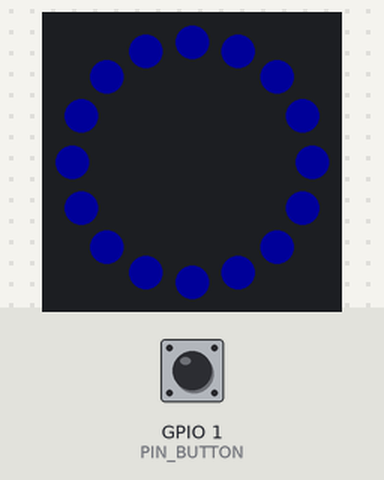
Bench run of a sketch on a simulated ESP32-C3. On the bench: 16 RGB LEDs in a ring, first at the top, clockwise. Inputs (shaded band) come from the test bench; at power-on: GPIO 1 (PIN_BUTTON) HIGH. Dim RGB values are drawn brighter than linear; WiFi joins after 1.5 s; servers stay silent unless stated; I2S audio is not simulated (input reads silence); uploads are accepted with an empty reply; what the sketch prints to the serial monitor is not drawn.

Above: at 2.7 s.
2.8 s: GPIO 1 (PIN_BUTTON) pulled LOW for 0.15 s
At 4.1 s:
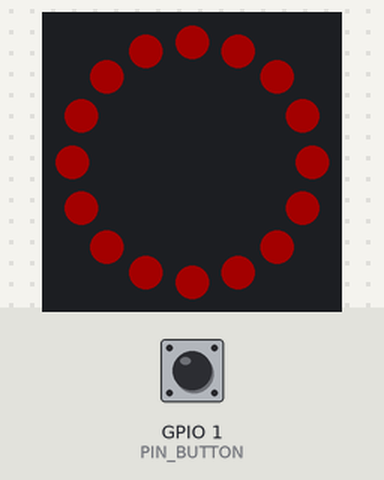
At 6.93 s:
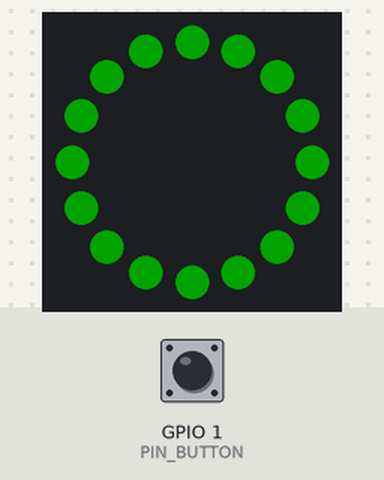
Timing chart, 0 to 8.4 s (numbered marks = the images above; inputs shaded):
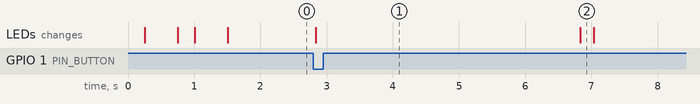

Measured:
- after the input at 2.8 s, the LEDs: change at once (image 1)

The sketch:

moss_firmware.ino
```cpp
/*
 * MOSS 语音助手 —— ESP32-C3 固件
 *
 * 功能：
 *   - Wi-Fi 连接
 *   - 轻触开关（GPIO1）触发 4 秒录音
 *   - I2S 麦克风 INMP441 采集 16kHz 单声道 PCM
 *   - HTTP POST 上传到上位机 /api/command
 *   - 接收 JSON（reply + tts_url）
 *   - 从 tts_url 下载 WAV 并通过 MAX98357A 播放
 *   - WS2812 灯环（GPIO10）显示状态
 *
 * 依赖库（Arduino IDE 库管理器安装）：
 *   - ArduinoJson
 *   - Adafruit NeoPixel
 *
 * 接线与 GPIO 映射（详见 docs/接线方案与端口定义.md）：
 *   I2S BCLK   -> GPIO4   （麦克风 SCK 与功放 BCLK 共用）
 *   I2S LRCLK  -> GPIO5   （麦克风 WS  与功放 LRC  共用）
 *   麦克风数据  -> GPIO6   （INMP441 SD   → ESP32，输入）
 *   功放数据   -> GPIO7   （ESP32 → MAX98357A DIN，输出）
 *   录音按钮   -> GPIO1   （内部上拉，按下为 LOW）
 *   WS2812 DIN -> GPIO10  （灯环数据）
 *
 * 注意：ESP32-C3 只有一个 I2S0，因此录音(RX)与播放(TX)复用同一端口，
 *       在 installI2SRx() / installI2STx() 之间切换模式。
 *       所有 GPIO 请以实际开发板丝印为准修改。
 */

#include <WiFi.h>
#include <HTTPClient.h>
#include <ArduinoJson.h>
#include <Adafruit_NeoPixel.h>
#include "driver/i2s.h"

// ---------------- 用户配置 ----------------
const char* WIFI_SSID = "你的WiFi名称";
const char* WIFI_PASS = "你的WiFi密码";

// 改成电脑在局域网中的固定 IP
const char* SERVER_URL = "http://192.168.1.100:8765";

// ---------------- GPIO 定义 ----------------
#define PIN_BCLK       4
#define PIN_LRCLK      5
#define PIN_MIC_DIN    6   // INMP441 SD -> ESP32
#define PIN_SPK_DOUT   7   // ESP32 -> MAX98357A DIN
#define PIN_BUTTON     1   // 轻触开关，内部上拉
#define PIN_LED_RING   10  // WS2812 DIN

// ---------------- I2S / 采样参数 ----------------
#define I2S_PORT         I2S_NUM_0
#define SAMPLE_RATE      16000
#define RECORD_SECONDS   4
#define SAMPLE_COUNT     (SAMPLE_RATE * RECORD_SECONDS)

// ---------------- WS2812 灯环 ----------------
#define LED_COUNT        16
Adafruit_NeoPixel ring(LED_COUNT, PIN_LED_RING, NEO_GRB + NEO_KHZ800);

// 状态颜色（R,G,B）
const uint32_t COLOR_IDLE      = ring.Color(0, 0, 80);    // 蓝：待机
const uint32_t COLOR_RECORDING = ring.Color(120, 0, 0);   // 红：录音中
const uint32_t COLOR_THINKING  = ring.Color(0, 120, 0);   // 绿：处理/联网中
const uint32_t COLOR_PLAYING  = ring.Color(80, 0, 120);   // 紫：播放中
const uint32_t COLOR_ERROR    = ring.Color(120, 60, 0);   // 橙：错误

static int16_t pcmBuffer[SAMPLE_COUNT];

// ---------------- 灯环状态显示 ----------------
void setRingColor(uint32_t color) {
  ring.fill(color, 0, LED_COUNT);
  ring.show();
}

void ringBlink(uint32_t color, int times, int delayMs = 150) {
  for (int i = 0; i < times; i++) {
    setRingColor(color);
    delay(delayMs);
    setRingColor(ring.Color(0, 0, 0));
    delay(delayMs);
  }
}

// ---------------- I2S 配置（公用参数） ----------------
void installI2SRx() {
  i2s_driver_uninstall(I2S_PORT);

  i2s_config_t config = {};
  config.mode = (i2s_mode_t)(I2S_MODE_MASTER | I2S_MODE_RX);
  config.sample_rate = SAMPLE_RATE;
  config.bits_per_sample = I2S_BITS_PER_SAMPLE_32BIT;
  config.channel_format = I2S_CHANNEL_FMT_ONLY_LEFT;   // INMP441 L/R 接地 = 左声道
  config.communication_format = I2S_COMM_FORMAT_I2S;
  config.intr_alloc_flags = ESP_INTR_FLAG_LEVEL1;
  config.dma_buf_count = 8;
  config.dma_buf_len = 256;
  config.use_apll = false;
  config.tx_desc_auto_clear = false;
  config.fixed_mclk = 0;

  i2s_pin_config_t pins = {};
  pins.bck_io_num = PIN_BCLK;
  pins.ws_io_num = PIN_LRCLK;
  pins.data_out_num = I2S_PIN_NO_CHANGE;   // 录音模式不用输出
  pins.data_in_num = PIN_MIC_DIN;

  i2s_driver_install(I2S_PORT, &config, 0, nullptr);
  i2s_set_pin(I2S_PORT, &pins);
  i2s_zero_dma_buffer(I2S_PORT);
}

void installI2STx() {
  i2s_driver_uninstall(I2S_PORT);

  i2s_config_t config = {};
  config.mode = (i2s_mode_t)(I2S_MODE_MASTER | I2S_MODE_TX);
  config.sample_rate = SAMPLE_RATE;
  config.bits_per_sample = I2S_BITS_PER_SAMPLE_16BIT;
  config.channel_format = I2S_CHANNEL_FMT_RIGHT_LEFT;
  config.communication_format = I2S_COMM_FORMAT_I2S;
  config.intr_alloc_flags = ESP_INTR_FLAG_LEVEL1;
  config.dma_buf_count = 8;
  config.dma_buf_len = 256;
  config.use_apll = false;
  config.tx_desc_auto_clear = true;
  config.fixed_mclk = 0;

  i2s_pin_config_t pins = {};
  pins.bck_io_num = PIN_BCLK;
  pins.ws_io_num = PIN_LRCLK;
  pins.data_out_num = PIN_SPK_DOUT;
  pins.data_in_num = I2S_PIN_NO_CHANGE;

  i2s_driver_install(I2S_PORT, &config, 0, nullptr);
  i2s_set_pin(I2S_PORT, &pins);
  i2s_zero_dma_buffer(I2S_PORT);
}

// ---------------- Wi-Fi ----------------
bool connectWiFi() {
  WiFi.mode(WIFI_STA);
  WiFi.begin(WIFI_SSID, WIFI_PASS);

  unsigned long start = millis();
  while (WiFi.status() != WL_CONNECTED && millis() - start < 15000) {
    ringBlink(COLOR_THINKING, 1, 250);
    delay(250);
  }

  if (WiFi.status() == WL_CONNECTED) {
    setRingColor(COLOR_IDLE);
  } else {
    ringBlink(COLOR_ERROR, 5, 200);
  }
  return WiFi.status() == WL_CONNECTED;
}

// ---------------- 录音 ----------------
void recordPcm() {
  installI2SRx();
  setRingColor(COLOR_RECORDING);

  int32_t raw[256];
  size_t bytesRead = 0;
  int index = 0;

  while (index < SAMPLE_COUNT) {
    i2s_read(I2S_PORT, raw, sizeof(raw), &bytesRead, portMAX_DELAY);

    int count = bytesRead / sizeof(int32_t);
    for (int i = 0; i < count && index < SAMPLE_COUNT; i++) {
      // INMP441 常见输出为左对齐 24 位，32 位槽内取样应右移 16 转 16 位；
      // 若右移 14 会相对满量程放大 4 倍(12dB)，正常语音会被硬裁剪到 ±32767 失真。
      int32_t sample = raw[i] >> 16;
      if (sample > 32767) sample = 32767;
      if (sample < -32768) sample = -32768;
      pcmBuffer[index++] = (int16_t)sample;
    }
  }
  installI2STx(); // 释放 RX，切回可用状态
}

// ---------------- 播放 WAV ----------------
// 解析 RIFF/WAVE 头，跳过到 data chunk 的 PCM 数据起点。
// 成功返回 true（流已定位到 data 数据段）。避免固定 44 字节跳过导致错位/静音（FW-4）。
bool skipToDataChunk(WiFiClient* stream) {
  uint8_t hdr[12];
  if (stream->readBytes(hdr, sizeof(hdr)) != sizeof(hdr)) return false;
  if (memcmp(hdr, "RIFF", 4) != 0 || memcmp(hdr + 8, "WAVE", 4) != 0) return false;

  while (true) {
    uint8_t ch[8];
    if (stream->readBytes(ch, sizeof(ch)) != sizeof(ch)) return false;
    uint32_t size = (uint32_t)ch[4] | ((uint32_t)ch[5] << 8) |
                    ((uint32_t)ch[6] << 16) | ((uint32_t)ch[7] << 24);
    if (memcmp(ch, "data", 4) == 0) {
      return true;  // 已定位到 data chunk，剩余字节即 PCM 数据
    }
    // 跳过当前 chunk 的数据（对齐到偶数字节）
    uint32_t skip = size + (size & 1);
    uint8_t dummy[512];
    while (skip > 0) {
      int n = stream->readBytes(dummy, min((uint32_t)sizeof(dummy), skip));
      if (n <= 0) return false;
      skip -= (uint32_t)n;
    }
  }
}

void playWavFromUrl(const String& url) {
  HTTPClient http;
  http.setConnectTimeout(10000);
  http.setTimeout(20000);   // 服务端 /tts 需生成并处理 WAV，放宽 HTTPClient 默认 ~5s
  if (!http.begin(url)) {
    setRingColor(COLOR_IDLE);  // 失败复位，避免 LED 停在错误/思考
    return;
  }

  int status = http.GET();
  if (status != HTTP_CODE_OK) {
    http.end();
    setRingColor(COLOR_IDLE);  // 失败复位
    return;
  }

  WiFiClient* stream = http.getStreamPtr();

  // 解析 WAV 头定位 data chunk，再开始播放（而非固定跳过 44 字节）
  if (!skipToDataChunk(stream)) {
    http.end();
    setRingColor(COLOR_IDLE);
    return;
  }

  installI2STx();
  setRingColor(COLOR_PLAYING);

  uint8_t buffer[1024];
  while (http.connected()) {
    int available = stream->available();
    if (available <= 0) {
      delay(5);
      continue;
    }
    int length = stream->readBytes(buffer, min(available, (int)sizeof(buffer)));
    if (length <= 0) break;

    size_t written = 0;
    i2s_write(I2S_PORT, buffer, length, &written, portMAX_DELAY);
  }

  http.end();
  setRingColor(COLOR_IDLE);
}

// ---------------- 上传录音并处理 ----------------
void sendRecording() {
  HTTPClient http;
  String endpoint = String(SERVER_URL) + "/api/command";

  http.setConnectTimeout(10000);
  http.setTimeout(20000);   // 服务端需 faster-whisper + DeepSeek，常 >HTTPClient 默认 ~5s

  if (!http.begin(endpoint)) {
    setRingColor(COLOR_IDLE);  // 失败复位，避免 LED 停在录音红
    return;
  }
  http.addHeader("Content-Type", "audio/pcm; rate=16000; channels=1");

  setRingColor(COLOR_THINKING);

  int bytes = http.POST((uint8_t*)pcmBuffer, SAMPLE_COUNT * sizeof(int16_t));

  if (bytes == HTTP_CODE_OK) {
    String response = http.getString();

    DynamicJsonDocument doc(2048);
    if (deserializeJson(doc, response) == DeserializationError::Ok) {
      String reply = doc["reply"] | "没有收到回复";
      String ttsUrl = doc["tts_url"] | "";

      Serial.println("识别: " + String(doc["recognized_text"] | ""));
      Serial.println("回复: " + reply);

      if (ttsUrl.length() > 0) {
        playWavFromUrl(ttsUrl);
      }
    }
  } else {
    // 非 200：协议要求错误响应带 reply；此时 tts_url 为空，无法走 URL 播放，改由串口提示。
    String response = http.getString();
    String reply = "";
    DynamicJsonDocument doc(2048);
    if (deserializeJson(doc, response) == DeserializationError::Ok) {
      reply = String(doc["reply"] | "");
    }
    if (reply.length() > 0) {
      Serial.println("服务端错误: " + reply);
    }
    ringBlink(COLOR_ERROR, 4, 150);
  }

  http.end();
  setRingColor(COLOR_IDLE);
}

// ---------------- 初始化 ----------------
void setup() {
  Serial.begin(115200);
  pinMode(PIN_BUTTON, INPUT_PULLUP);

  ring.begin();
  ring.setBrightness(80);
  ring.show();

  setRingColor(COLOR_THINKING); // 开机联网中
  connectWiFi();

  Serial.print("ESP32 IP: ");
  Serial.println(WiFi.localIP());
}

// ---------------- 主循环 ----------------
void loop() {
  // 按下按钮开始一次录音-上传-播放流程
  if (digitalRead(PIN_BUTTON) == LOW) {
    delay(30);
    if (digitalRead(PIN_BUTTON) == LOW) {
      recordPcm();

      if (WiFi.status() == WL_CONNECTED) {
        sendRecording();
      } else {
        Serial.println("Wi-Fi unavailable");
        ringBlink(COLOR_ERROR, 5, 200);
      }

      // 等待按钮松开
      while (digitalRead(PIN_BUTTON) == LOW) {
        delay(10);
      }
    }
  }

  // 慢速呼吸提示待机（可选，占 CPU 很低）
  delay(5);
}
```
